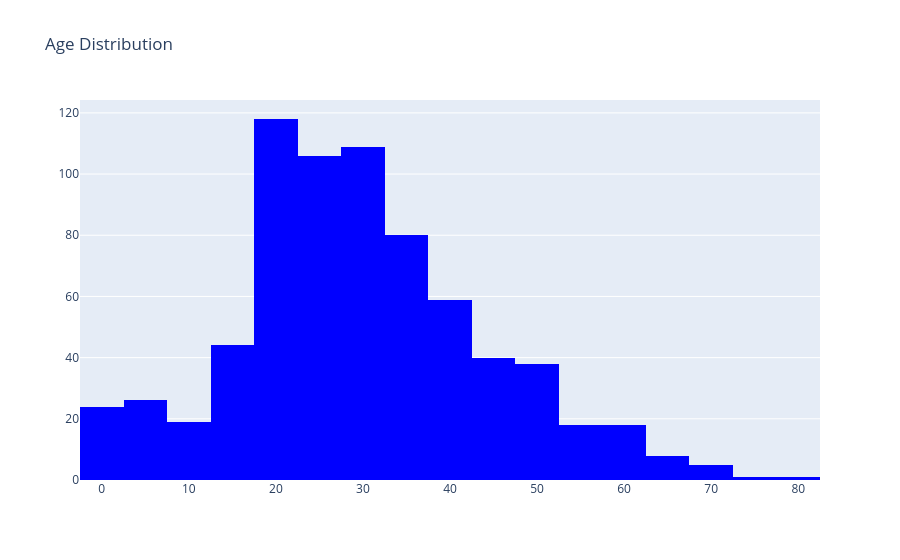

Notebook code cell kept with this figure:
### Code cell
#Let's visualize histgram
trace =go.Histogram(x = data['Age'],
                    nbinsx=20,
                    marker={'color':'blue'})
#layout
layout=go.Layout(title="Age Distribution")
fig=go.Figure(data=trace,layout=layout)
iplot(fig)

### Figure 1 — Plotly figure (JSON) as saved in the notebook; plotly's stock layout.template omitted (floating-point values rounded to 4 significant figures; data arrays with more than 128 entries replaced by an {"elided": "..."} marker saying what was removed)
{"data": [{"marker": {"color": "blue"}, "nbinsx": 20, "type": "histogram", "x": {"elided": "891 float values"}}], "layout": {"title": {"text": "Age Distribution"}}}
